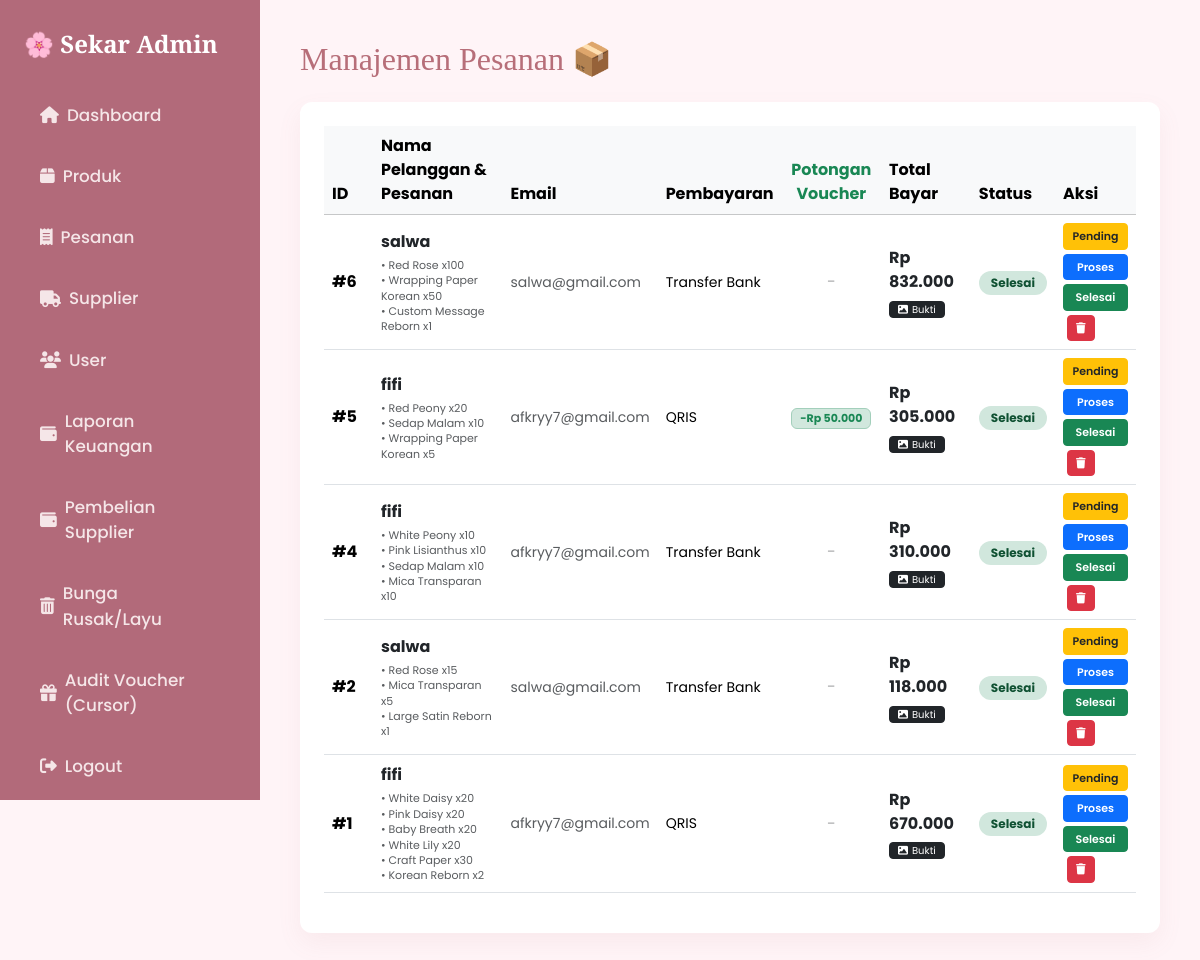
Page /pesanan_admin.php (signed in) on the committed database.
### tables this page shows
CREATE TABLE `pesanan` (
  `id_pesanan` int(11) NOT NULL,
  `id_pelanggan` int(11) NOT NULL,
  `tanggal` datetime DEFAULT current_timestamp(),
  `total` int(11) DEFAULT 0,
  `status` enum('Menunggu Pembayaran','Diproses','Selesai','Dibatalkan') DEFAULT 'Menunggu Pembayaran',
  `metode_pembayaran` varchar(50) DEFAULT NULL,
  `bukti` varchar(255) DEFAULT NULL
);

CREATE TABLE `pelanggan` (
  `id_pelanggan` int(11) NOT NULL,
  `nama` varchar(100) DEFAULT NULL,
  `email` varchar(100) DEFAULT NULL,
  `telepon` varchar(20) DEFAULT NULL,
  `alamat` text DEFAULT NULL
);

CREATE TABLE `detail_pesanan` (
  `id_detail` int(11) NOT NULL,
  `id_pesanan` int(11) NOT NULL,
  `id_produk` int(11) NOT NULL,
  `jumlah` int(11) NOT NULL,
  `harga` int(11) NOT NULL,
  `subtotal` int(11) NOT NULL
);

CREATE TABLE `produk` (
  `id_produk` int(11) NOT NULL,
  `id_kategori` int(11) NOT NULL,
  `id_supplier` int(11) NOT NULL,
  `nama_produk` varchar(100) NOT NULL,
  `warna` varchar(50) DEFAULT NULL,
  `ukuran` varchar(30) DEFAULT NULL,
  `harga_beli` int(11) NOT NULL,
  `harga_jual` int(11) NOT NULL,
  `stok` int(11) DEFAULT 0,
  `stok_minimum` int(11) DEFAULT 10,
  `tanggal_masuk` date DEFAULT NULL,
  `tanggal_expired` date DEFAULT NULL,
  `gambar` varchar(255) DEFAULT NULL
);

### pesanan_admin.php (the view, shortened to what this page needs)
<?php
include 'koneksi.php';
$sql = "
    SELECT
        p.id_pesanan,
        pl.nama,
        pl.email,
        p.metode_pembayaran,
        p.total AS total_akhir,
        p.status,
        p.bukti,
        bc.ongkos_rakit,
        (SELECT SUM(subtotal) FROM detail_pesanan dp WHERE dp.id_pesanan = p.id_pesanan) AS total_komponen
    FROM pesanan p
    JOIN pelanggan pl ON p.id_pelanggan = pl.id_pelanggan
    LEFT JOIN bouquet_custom bc ON p.id_pesanan = bc.id_pesanan
    ORDER BY p.id_pesanan DESC
";
$data = $koneksi->query($sql);
?>
<!DOCTYPE html>
<html lang="id">
<head>
    <link rel="stylesheet" href="https://cdn.jsdelivr.net/npm/bootstrap@5.3.2/dist/css/bootstrap.min.css">
    <link rel="stylesheet" href="https://cdnjs.cloudflare.com/ajax/libs/font-awesome/6.4.2/css/all.min.css">
</head>
<body>
<?php include 'sidebar.php'; ?>
<div class="main">
    <h2 class="mb-4">Manajemen Pesanan 📦</h2>
    <div class="card card-box p-4 table-responsive">
        <table class="table table-hover align-middle">
            <thead class="table-light">
                <tr>
                    <th width="8%">ID</th>
                    <th width="22%">Nama Pelanggan & Pesanan</th>
                    <th width="15%">Email</th>
                    <th width="12%">Pembayaran</th>
                    <th width="13%" class="text-success text-center">Potongan Voucher</th>
                    <th width="13%">Total Bayar</th>
                    <th width="10%">Status</th>
                    <th width="17%">Aksi</th> </tr>
            </thead>
            <tbody>
                <?php
                if ($data && $data->num_rows > 0):
                    while ($row = $data->fetch_assoc()) {
                        $total_komponen = (int)($row['total_komponen'] ?? 0);
                        $ongkos_rakit   = (int)($row['ongkos_rakit'] ?? 0);
                        $subtotal_awal  = $total_komponen + $ongkos_rakit;
                        $total_akhir    = (int)$row['total_akhir'];
                        $potongan_voucher = $subtotal_awal - $total_akhir;
                        $status_cek = trim($row['status']);
                ?>
                <tr>
                    <td><strong>#<?= htmlspecialchars($row['id_pesanan']) ?></strong></td>
                    <td>
                        <span class="fw-bold text-dark"><?= htmlspecialchars($row['nama']) ?></span>
                        <div class="text-muted small mt-1" style="font-size: 11px; line-height: 1.4;">
                            <?php
                            $id = $row['id_pesanan'];
                            $produk = $koneksi->query("
                                SELECT pr.nama_produk, dp.jumlah
                                FROM detail_pesanan dp
                                JOIN produk pr ON pr.id_produk = dp.id_produk
                                WHERE dp.id_pesanan = $id
                            ");
                            while($p = $produk->fetch_assoc()){
                                echo "• ".$p['nama_produk']." x".$p['jumlah']."<br>";
                            }
                            ?>
                        </div>
                    </td>
                    <td class="small text-muted"><?= htmlspecialchars($row['email']) ?></td>
                    <td class="small"><?= htmlspecialchars($row['metode_pembayaran'] ?? '-') ?></td>
                    <td class="text-center">
                        <?php if ($potongan_voucher > 0): ?>
                            <span class="badge bg-success-subtle text-success border border-success-subtle px-2 py-1" style="font-size: 11px;">
                                -Rp <?= number_format($potongan_voucher, 0, ',', '.') ?>
                            </span>
                        <?php else: ?>
                            <span class="text-muted opacity-50">-</span>
                        <?php endif; ?>
                    </td>
                    <td>
                        <span class="fw-bold text-dark">Rp <?= number_format($total_akhir, 0, ',', '.') ?></span>
                        <br>
                        <button class="btn btn-sm btn-dark px-2 py-0 mt-1" style="font-size: 10px;" data-bs-toggle="modal" data-bs-target="#bukti<?= $row['id_pesanan'] ?>">
                            <i class="fa-solid fa-image me-1"></i>Bukti
                        </button>
                    </td>
                    <td>
                        <?php if (strcasecmp($status_cek, 'Pending') == 0 || strcasecmp($status_cek, 'Menunggu Verifikasi') == 0 || empty($status_cek)) { ?>
                            <span class="badge badge-wait">Pending</span>
                        <?php } elseif (strcasecmp($status_cek, 'Diproses') == 0) { ?>
                            <span class="badge badge-process">Diproses</span>
                        <?php } else { ?>
                            <span class="badge badge-done">Selesai</span>
                        <?php } ?>
                    </td>
                    <td>
                        <div class="d-flex flex-wrap gap-1 align-items-center">
                            <a href="pesanan_admin.php?id=<?= $row['id_pesanan'] ?>&status=Pending" class="btn btn-sm btn-warning text-dark px-2 py-1 fw-semibold btn-status-action" style="font-size: 11px;">
                                Pending
                            </a>
                            <a href="pesanan_admin.php?id=<?= $row['id_pesanan'] ?>&status=Diproses" class="btn btn-sm btn-primary text-white px-2 py-1 fw-semibold btn-status-action" style="font-size: 11px;">
                                Proses
                            </a>
                            <a href="pesanan_admin.php?id=<?= $row['id_pesanan'] ?>&status=Selesai" class="btn btn-sm btn-success text-white px-2 py-1 fw-semibold btn-status-action" style="font-size: 11px;">
                                Selesai
                            </a>
                            <a href="hapus_pesanan.php?id_pesanan=<?= $row['id_pesanan']; ?>"
                                onclick="return confirm('Yakin ingin menghapus pesanan ini?')"
                                class="btn btn-sm btn-danger px-2 py-1 ms-1" style="font-size: 11px;" title="Hapus">
                                <i class="fa fa-trash"></i>
                            </a>
                        </div>
                    </td>
                </tr>
                <?php
                    }
                else:
                ?>
                <tr>
                    <td colspan="8" class="text-center text-muted py-4">Belum ada pesanan masuk.</td>
                </tr>
                <?php endif; ?>
            </tbody>
        </table>
    </div>
</div>
</body>
</html>

### pesanan_admin.php (style rules this page uses)
body { font-family: 'Poppins', sans-serif; background: #fff4f7; margin: 0; padding: 0; }
h2, h3, h4, h5 { font-family: 'Playfair Display', serif; color: #b76e79; }
.main { margin-left: 260px; padding: 40px; }
.card-box { border: none; border-radius: 18px; box-shadow: 0 10px 25px rgba(183,110,121,0.08); background: white; }
.table-responsive { background: white; border-radius: 12px; padding: 10px; }
.badge-done { background-color: #d1e7dd; color: #0f5132; padding: 6px 12px; border-radius: 20px; font-size: 12px; }
.btn-status-action { min-width: 65px; text-align: center; }

### rows in the picture
pesanan: id_pesanan "6", id_pelanggan.nama "salwa", id_pelanggan.email "salwa@gmail.com", metode_pembayaran "Transfer Bank", total "832.000", status "Selesai"
detail_pesanan: id_produk.nama_produk "Red Rose", jumlah "100"
detail_pesanan: id_produk.nama_produk "Wrapping Paper Korean", jumlah "50"
detail_pesanan: id_produk.nama_produk "Custom Message Reborn", jumlah "1"
pesanan: id_pesanan "5", id_pelanggan.nama "fifi", id_pelanggan.email "afkryy7@gmail.com", metode_pembayaran "QRIS", potongan_voucher "50.000", total "305.000", status "Selesai"
detail_pesanan: id_produk.nama_produk "Red Peony", jumlah "20"
detail_pesanan: id_produk.nama_produk "Sedap Malam", jumlah "10"
detail_pesanan: id_produk.nama_produk "Wrapping Paper Korean", jumlah "5"
pesanan: id_pesanan "4", id_pelanggan.nama "fifi", id_pelanggan.email "afkryy7@gmail.com", metode_pembayaran "Transfer Bank", total "310.000", status "Selesai"
detail_pesanan: id_produk.nama_produk "White Peony", jumlah "10"
detail_pesanan: id_produk.nama_produk "Pink Lisianthus", jumlah "10"
detail_pesanan: id_produk.nama_produk "Sedap Malam", jumlah "10"
detail_pesanan: id_produk.nama_produk "Mica Transparan", jumlah "10"
pesanan: id_pesanan "2", id_pelanggan.nama "salwa", id_pelanggan.email "salwa@gmail.com", metode_pembayaran "Transfer Bank", total "118.000", status "Selesai"
detail_pesanan: id_produk.nama_produk "Red Rose", jumlah "15"
detail_pesanan: id_produk.nama_produk "Mica Transparan", jumlah "5"
detail_pesanan: id_produk.nama_produk "Large Satin Reborn", jumlah "1"
pesanan: id_pesanan "1", id_pelanggan.nama "fifi", id_pelanggan.email "afkryy7@gmail.com", metode_pembayaran "QRIS", total "670.000", status "Selesai"
detail_pesanan: id_produk.nama_produk "White Daisy", jumlah "20"
detail_pesanan: id_produk.nama_produk "Pink Daisy", jumlah "20"
detail_pesanan: id_produk.nama_produk "Baby Breath", jumlah "20"
detail_pesanan: id_produk.nama_produk "White Lily", jumlah "20"
detail_pesanan: id_produk.nama_produk "Craft Paper", jumlah "30"
detail_pesanan: id_produk.nama_produk "Korean Reborn", jumlah "2"
